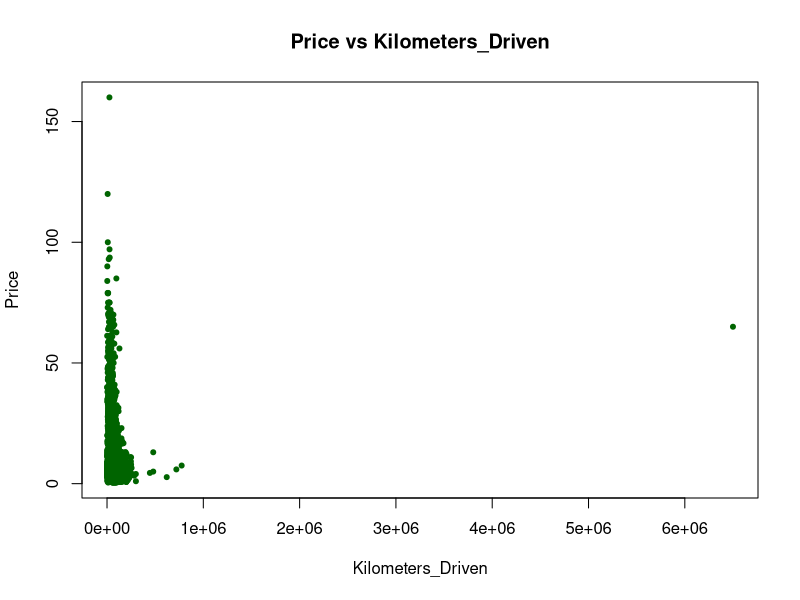
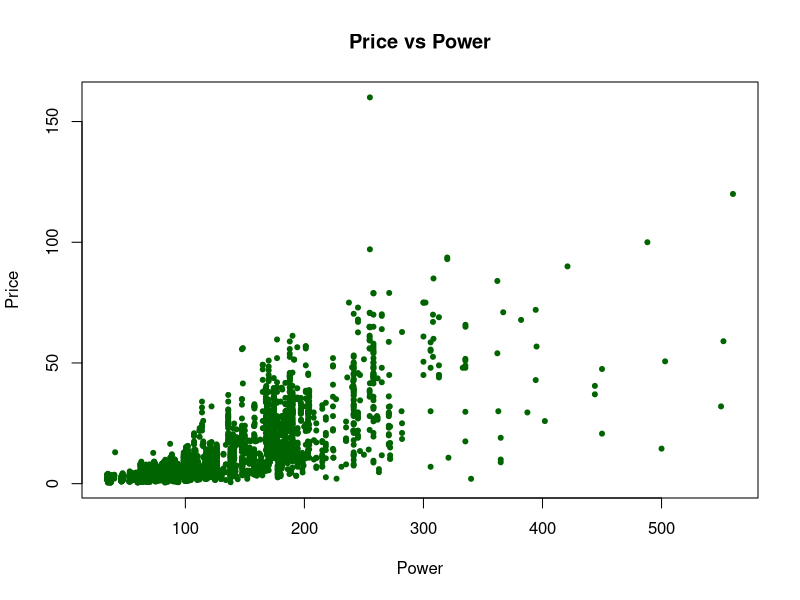
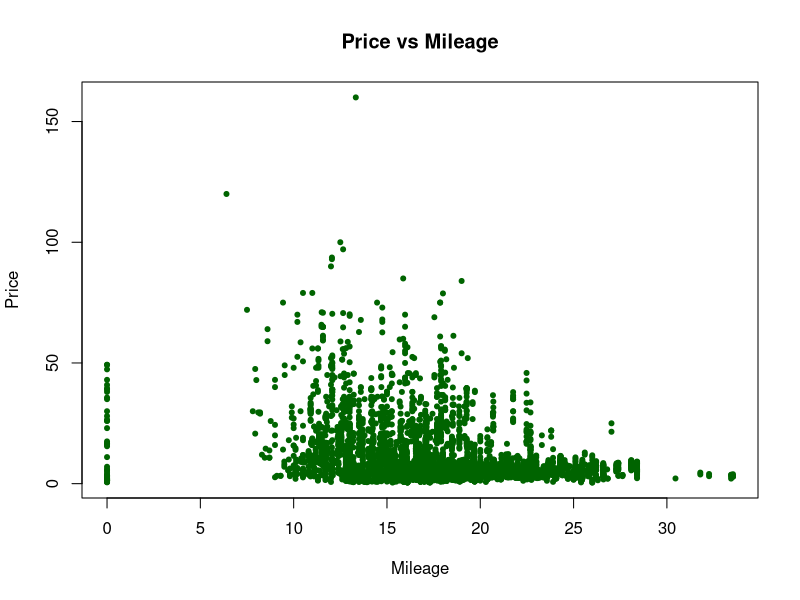
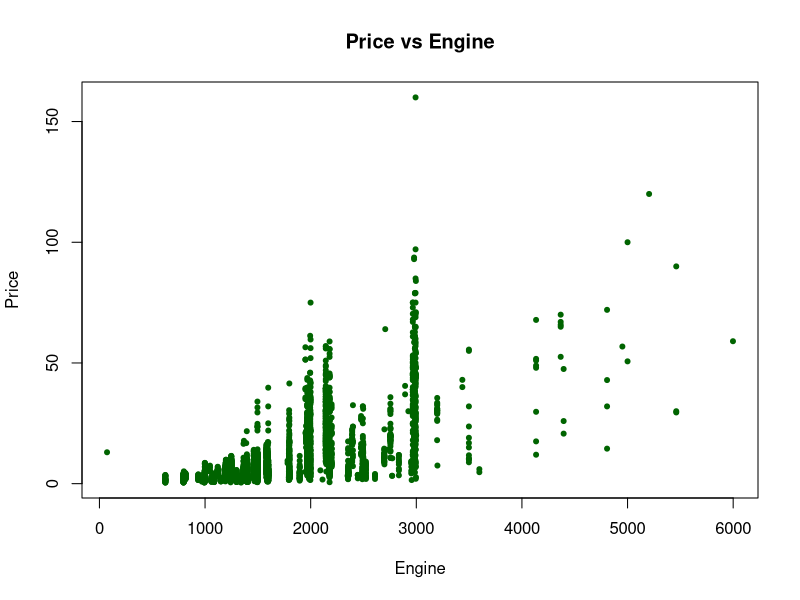
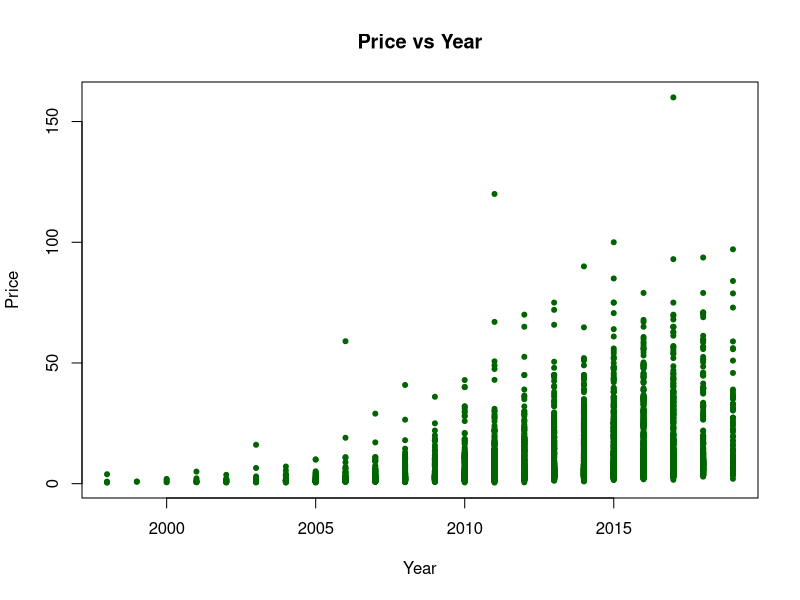
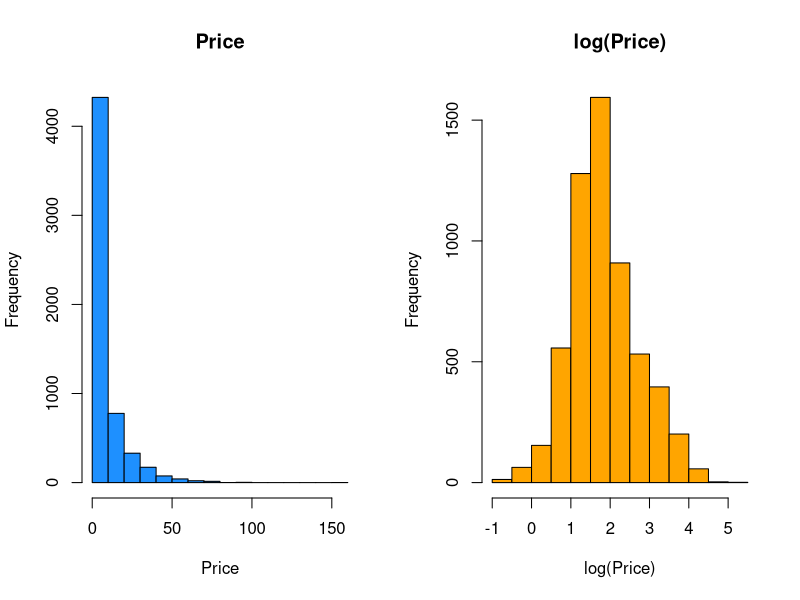
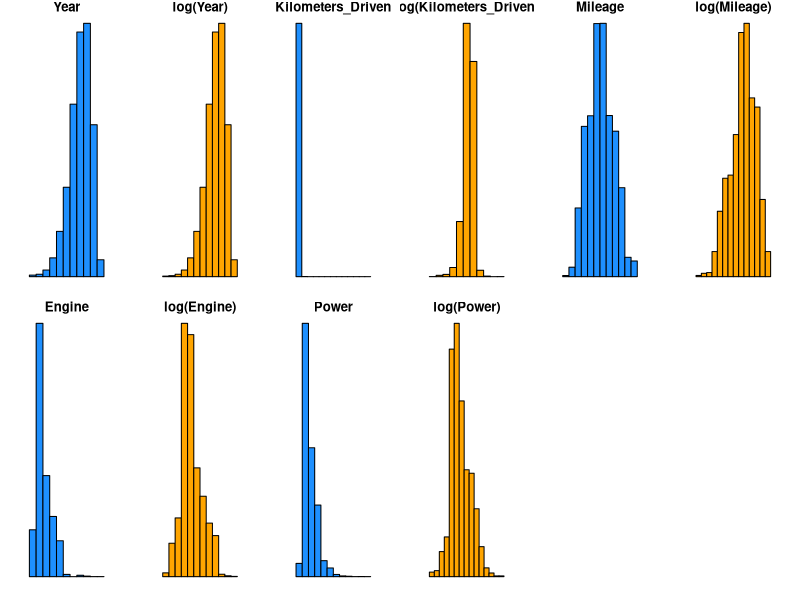

Source code (R) for these figures, in order: (Note: this script raises an error after producing the figures.)
## ---- chunk 1
options(scipen = 1, digits = 4, width = 80, fig.align = "center")
## ---- chunk 2
original = read.csv("used_car.csv")
summary(original)
## ---- chunk 3
plot(Price ~ Kilometers_Driven, data = original, pch = 20, col = "darkgreen",main = "Price vs Kilometers_Driven", cex = 1)
plot(Price ~ Power, data = original, pch = 20, col = "darkgreen", main = "Price vs Power", cex = 1)
plot(Price ~ Mileage, data = original, pch = 20, col = "darkgreen", main = "Price vs Mileage", cex = 1)
plot(Price ~ Engine, data = original, pch = 20, col = "darkgreen", main = "Price vs Engine", cex = 1)
plot(Price ~ Year, data = original, pch = 20, col = "darkgreen", main = "Price vs Year", cex = 1)
## ---- chunk 4
used_car = read.csv("used_car_cleaned.csv")
ucar = na.omit(used_car)
str(ucar)
## ---- chunk 5
ucar$Fuel_Type = as.factor(ucar$Fuel_Type)
ucar$Transmission = as.factor(ucar$Transmission)
ucar$Owner_Type = as.factor(ucar$Owner_Type)
ucar$Seats = as.factor(ucar$Seats)
## ---- chunk 6
par(mfrow=c(1,2))
hist(ucar$Price,main = "Price", xlab = 'Price',col = 'dodgerblue')
hist(log(ucar$Price), main = "log(Price)", xlab = 'log(Price)', col = 'orange')

## ---- chunk 7
#extract the predictor names
predictor = setdiff(colnames(ucar), c("Price"))

numeric_var_count = length(which(sapply(ucar, is.numeric)))
par(mfrow=c(ceiling(numeric_var_count*2 / 6),6), mar=c(1,2,1,2))
for (p in predictor) {
  if (is.numeric(ucar[[p]])) {
    hist(ucar[[p]], main = p, xaxt='n', yaxt='n', col = 'dodgerblue')
    hist(log(ucar[[p]]), main = paste0("log(",p,")"), xaxt='n', yaxt='n', col = 'orange')
  }
}
## ---- chunk 8
car_add = lm(Price ~., data = ucar)
add_back_aic = step(car_add, direction = "backward", trace = 0)
coef(add_back_aic)
## ---- chunk 9
library(lmtest)
bptest(add_back_aic)
shapiro.test(resid(add_back_aic))
## ---- chunk 10
cook = cooks.distance(add_back_aic)
add_back_aic2 = lm(Price ~., data = ucar, subset = (cook < 4 / length(cook)))
## ---- chunk 11
qqnorm(resid(add_back_aic), main = "Normal Q-Q Plot Before Removing Influential Points", col = "darkgrey")
qqline(resid(add_back_aic), col = "dodgerblue", lwd = 2)

qqnorm(resid(add_back_aic2), main = "Normal Q-Q Plot After Removing Influential Points", col = "darkgrey")
qqline(resid(add_back_aic2), col = "dodgerblue", lwd = 2)
## ---- chunk 12
shapiro.test(resid(add_back_aic2))
bptest(add_back_aic2)
## ---- chunk 13
car_poly = lm(Price ~.+ I(Kilometers_Driven^2) +I(Mileage^2) + I(Engine^2) +I(Power^2), data = ucar)
poly_back_aic = step(car_poly, direction = "backward", trace = 0)
coef(poly_back_aic)
bptest(poly_back_aic)
shapiro.test(resid(poly_back_aic))
## ---- chunk 14
cook = cooks.distance(poly_back_aic)
poly_back_aic2 = lm(Price ~.+ I(Kilometers_Driven^2) +I(Mileage^2) + I(Engine^2) +I(Power^2), data = ucar, subset = (cook < 4 / length(cook)))
shapiro.test(resid(poly_back_aic2))
bptest(poly_back_aic2)
## ---- chunk 15
car_int = lm(Price ~.^2, data = ucar)
int_back_aic = step(car_int, direction = "backward", trace = 0)
coef(int_back_aic)
bptest(int_back_aic)
shapiro.test(resid(int_back_aic))
## ---- chunk 16
cook = cooks.distance(int_back_aic)
int_back_aic2 = lm(Price ~.^2, data = ucar, subset = (cook < 4 / length(cook)))
shapiro.test(resid(int_back_aic2))
bptest(int_back_aic2)
## ---- chunk 17
integ_model = lm(Price ~.^2 - Engine + I(Kilometers_Driven^2) +I(Mileage^2) + I(Engine^2) - Year: Engine - Year:Owner_Type - Kilometers_Driven:Owner_Type - Kilometers_Driven:Power - Fuel_Type:Transmission - Fuel_Type:Owner_Type - Fuel_Type:Mileage - Transmission:Owner_Type - Transmission:Engine - Owner_Type:Mileage - Owner_Type:Engine - Owner_Type:Power - Owner_Type:Seats - Mileage:Engine , data = ucar)
summary(integ_model)
bptest(integ_model)
shapiro.test(resid(integ_model))

cook = cooks.distance(integ_model)
integ_model2 = lm(Price ~., data = ucar, subset = (cook < 4 / length(cook)))
bptest(integ_model2)
shapiro.test(resid(integ_model2))
## ---- chunk 18
log_car = lm(log(Price) ~ ., data = ucar)
log_car_aic = step(log_car, direction = "backward", trace = 0)
## ---- chunk 19
bptest(log_car_aic)
shapiro.test(resid(log_car_aic))
## ---- chunk 20
log_poly_car = lm(log(Price) ~ . +I(Kilometers_Driven^2) +I(Mileage^2) + I(Engine^2) +I(Power^2) , data = ucar)
log_poly_aic = step(log_poly_car, direction = "backward", trace = 0)
## ---- chunk 21
bptest(log_poly_aic)
shapiro.test(resid(log_poly_aic))
## ---- chunk 22
calc_loocv_rmse = function(model) {
  sqrt(mean((resid(model) / (1 - hatvalues(model))) ^ 2))
}

evaluate_model = function(name, model) {
  data.frame(Model = name,
             Predictor = length(coef(model)),
             LOOCV.RMSE = calc_loocv_rmse(model) , 
             Adj.R2 = summary(model)$adj.r.squared
             )
}
## ---- chunk 23
knitr::kable(evaluate_model("add_back_aic",add_back_aic))
knitr::kable(evaluate_model("add_back_aic2",add_back_aic2))
knitr::kable(evaluate_model("poly_back_aic2",poly_back_aic2))
knitr::kable(evaluate_model("poly_back_aic",add_back_aic))
knitr::kable(evaluate_model("int_back_aic2",int_back_aic2))
knitr::kable(evaluate_model("int_back_aic",add_back_aic))
knitr::kable(evaluate_model("integ_model",integ_model))
knitr::kable(evaluate_model("integ_model2",integ_model2))
knitr::kable(evaluate_model("log_car_aic",log_car_aic))
knitr::kable(evaluate_model("log_poly-aic",log_poly_aic))
## ---- chunk 24
##Summary of our final dataset
summary(ucar)
## ---- chunk 25
##See some of the significant predictors' mean value in the dataset 
mean(ucar$Year)
mean(ucar$Mileage)
mean(ucar$Kilometers_Driven)
## ---- chunk 26
## For our determined final model, lets see the predictors we have.
length(coef(log_car_aic))
names(coef(log_car_aic))
## ---- chunk 27
##Summary of our final chosen model 
summary(log_car_aic)
## ---- chunk 28
par(mfrow = c(2, 2))
plot(log_car_aic, col = "darkorange", lwd = 2)

# Evaluation
summary(log_car_aic)$adj.r.squared 
calc_loocv_rmse(log_car_aic)

#AIC
extractAIC(log_car_aic)

#BIC
extractAIC(log_car_aic,k=log(nrow(ucar)))

## ---- chunk 29
##Using this model, let's predict the car price based on Year of 2015, Car Mileage of 20, Kilometers_Driven of 35000, Petrol Fuel Type, Manual Transmission, First Owner_Type, Engine of 1000, Power of 1000, and Seats of 5
exp(predict(log_car_aic, newdata = data.frame(Year = 2015, Mileage = 20, Kilometers_Driven = 35000, Fuel_Type = "Petrol", Transmission = "Manual", Owner_Type = "First", Engine = 1000, Power = 100, Seats = "5")))
## ---- chunk 30
integ_aic = step(integ_model, trace = 0)
coef(summary(integ_aic))['Mileage',]
## ---- chunk 31
sum(summary(integ_aic)$coefficients[ ,4] < 0.05)/length(coef(integ_aic))
summary(integ_aic)$coefficients[summary(integ_aic)$coefficients[ ,4] < 0.05,]
summary(integ_aic)$r.squared
## ---- chunk 32
analysis = anova(integ_aic, integ_model, test = "F")
analysis$`Pr(>F)`[2]
